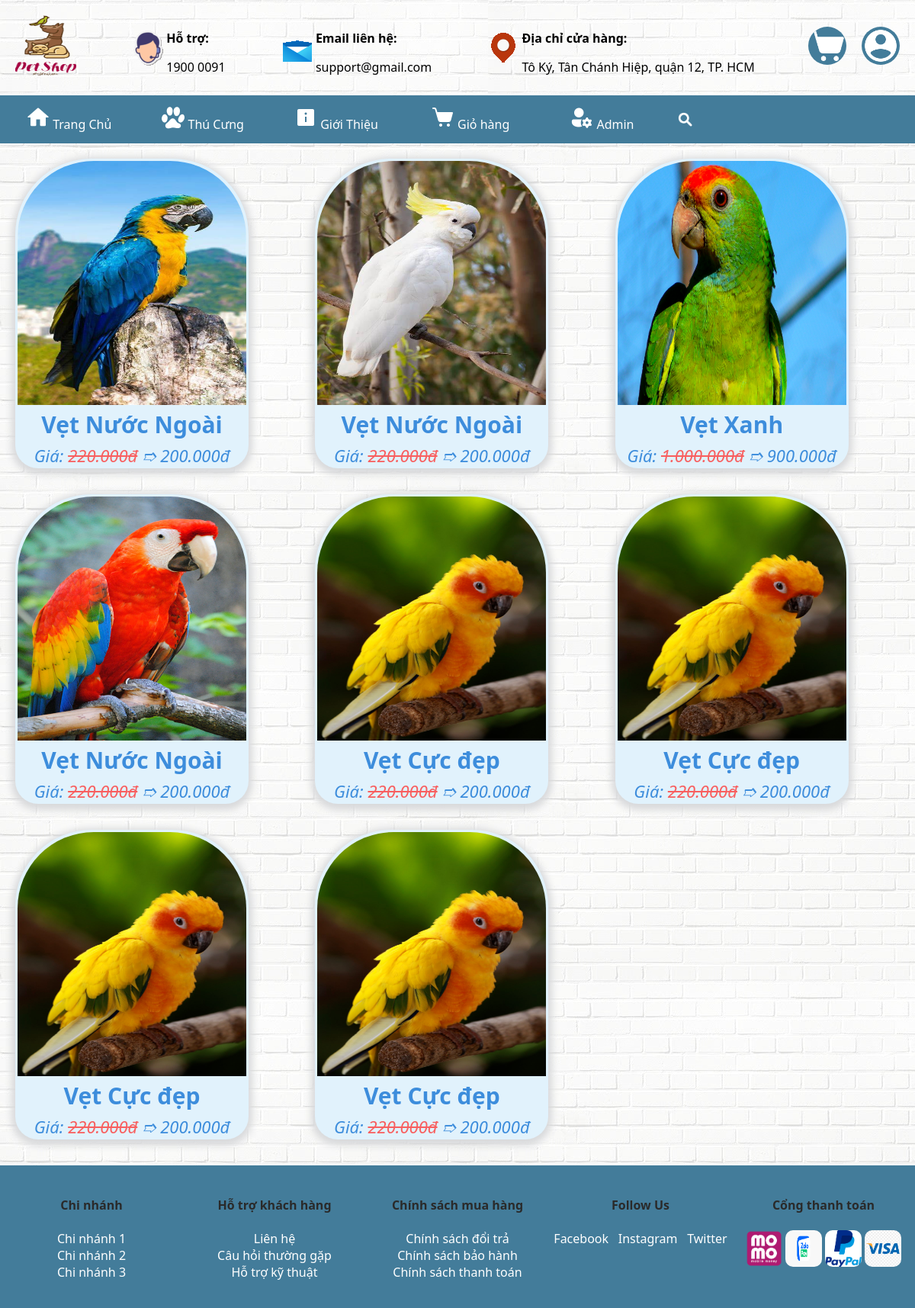
Page /Pet-Store/pages/index.php?page=parrot on the committed database.
### tables this page shows
CREATE TABLE `pets` (
  `id` varchar(30) NOT NULL,
  `name` varchar(100) NOT NULL,
  `price` decimal(10,2) NOT NULL,
  `priceSale` decimal(10,2) DEFAULT NULL,
  `quantity` int(11) NOT NULL,
  `urlImg` varchar(255) NOT NULL,
  `idLoai` varchar(30) NOT NULL,
  `hot` tinyint(1) DEFAULT NULL
);

### Pet-Store/pages/parrot.php (the view, shortened to what this page needs)
<?php
require '../config/config.php';
try {
    $conn = new PDO("mysql:host=$host;dbname=$dbname;charset=utf8", $username, $password);
    $conn->setAttribute(PDO::ATTR_ERRMODE, PDO::ERRMODE_EXCEPTION);
    $stmt = $conn->prepare("SELECT * FROM pets WHERE idLoai = :idLoai");
    $stmt->bindParam(':idLoai', $idLoai);
    $stmt->execute();
    $pets = $stmt->fetchAll(PDO::FETCH_ASSOC);
} catch (PDOException $e) {
    echo "Connection failed: " . $e->getMessage();
}
?>
<div class="pets-grid">
    <?php if (!empty($pets)): ?>
    <?php foreach ($pets as $pet): ?>
    <div class="container-pets">
        <img src="<?php echo htmlspecialchars($pet['urlImg']); ?>" alt="<?php echo htmlspecialchars($pet['name']); ?>">
        <div class="row">
            <p class="name-pet"><?php echo htmlspecialchars($pet['name']); ?></p>
        </div>
        <p class="text-price">Giá: <span class="price"><?php echo number_format($pet['price'], 0, ',', '.'); ?>đ</span>
            ➱
            <?php echo number_format($pet['priceSale'], 0, ',', '.'); ?>đ</p>
    </div>
    <?php endforeach; ?>
    <?php else: ?>
    <p>Chưa có sản phẩm nào.</p>
    <?php endif; ?>
</div>

### Pet-Store/asset/css/pets.css (style rules this page uses)
.pets-grid { display: grid; grid-template-columns: repeat(4, 1fr); grid-auto-rows: 420px; gap: 20px; padding: 20px; }
@media (max-width: 1300px) { .pets-grid { grid-template-columns: repeat(3, 1fr); } }
.container-pets { min-width: 300px; max-width: 350px; width: 250px; height: 400px; position: relative; text-align: center; border-top-left-radius: 100px; border-top-right-radius: 100px; border-bottom-left-radius: 30px; border-bottom-right-radius: 30px; box-shadow: 0px 3px 10px 5px rgb(216, 217, 219); padding: 3px; background-color: rgb(225, 242, 252); transition: transform 0.3s; }
.container-pets>img { width: 100%; height: 80%; border-top-left-radius: 100px; border-top-right-radius: 100px; }
.row { position: relative; }
.name-pet { margin: 0; font-size: 30px; font-weight: bold; color: rgb(61, 141, 220); text-align: center; position: relative; }
.text-price { font-size: 22px; color: rgb(61, 141, 220); text-align: center; margin-top: 5px; font-style: italic; }
.text-price>.price { color: rgb(248, 95, 95); text-decoration: line-through; }

### Pet-Store/asset/css/index.css (style rules this page uses)
body { font-family: system-ui, -apple-system, BlinkMacSystemFont, 'Segoe UI', Roboto, Oxygen, Ubuntu, Cantarell, 'Open Sans', 'Helvetica Neue', sans-serif; margin: 0; padding: 0; text-align: center; background-image: url('../images/background/head-bg4.jpg'); }

### rows in the picture
pets: urlImg (picture), name "Vẹt Nước Ngoài", price "220.000", priceSale "200.000"
pets: urlImg (picture), name "Vẹt Nước Ngoài", price "220.000", priceSale "200.000"
pets: urlImg (picture), name "Vẹt Xanh", price "1.000.000", priceSale "900.000"
pets: urlImg (picture), name "Vẹt Nước Ngoài", price "220.000", priceSale "200.000"
pets: urlImg (picture), name "Vẹt Cực đẹp", price "220.000", priceSale "200.000"
pets: urlImg (picture), name "Vẹt Cực đẹp", price "220.000", priceSale "200.000"
pets: urlImg (picture), name "Vẹt Cực đẹp", price "220.000", priceSale "200.000"
pets: urlImg (picture), name "Vẹt Cực đẹp", price "220.000", priceSale "200.000"
